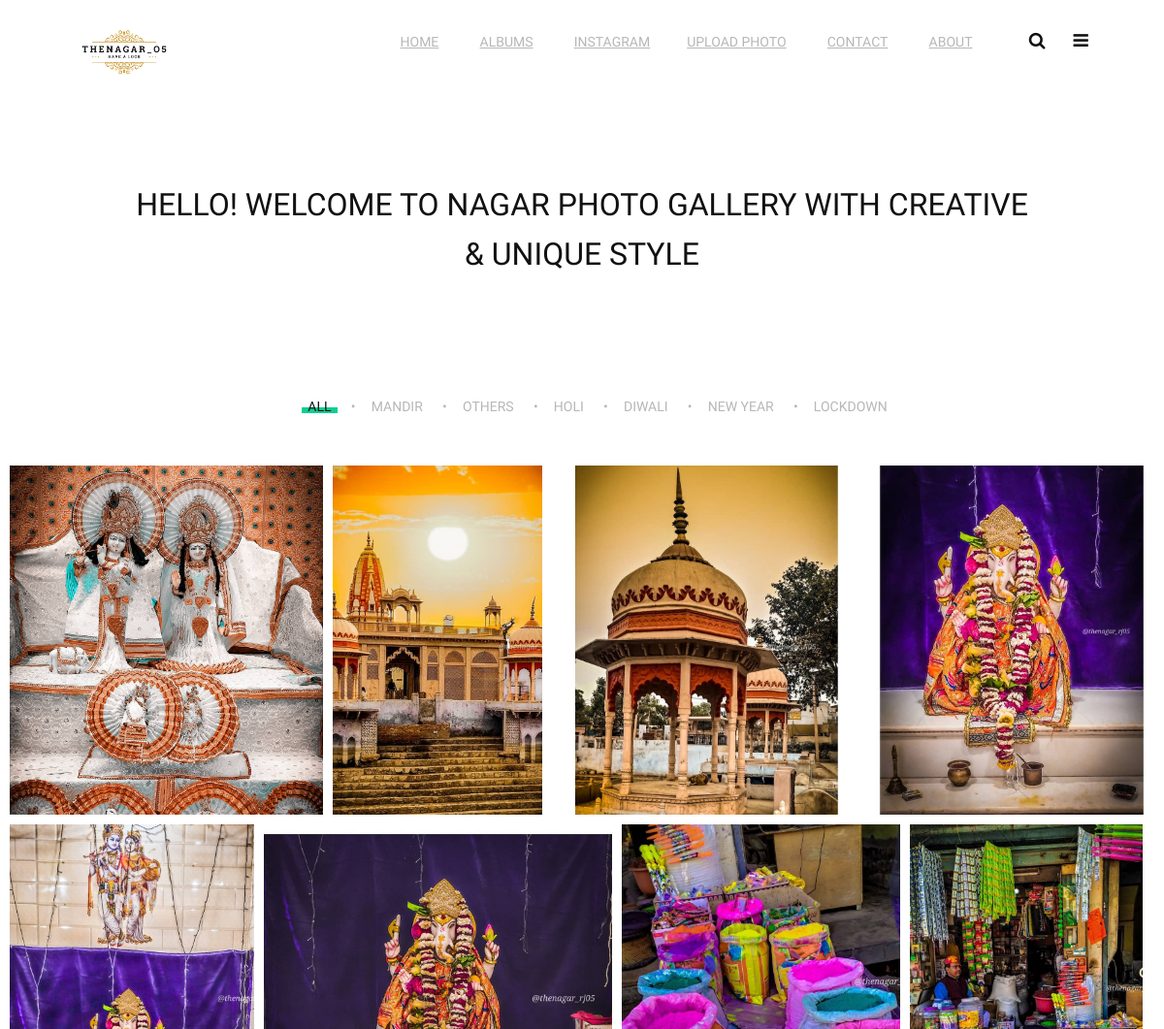
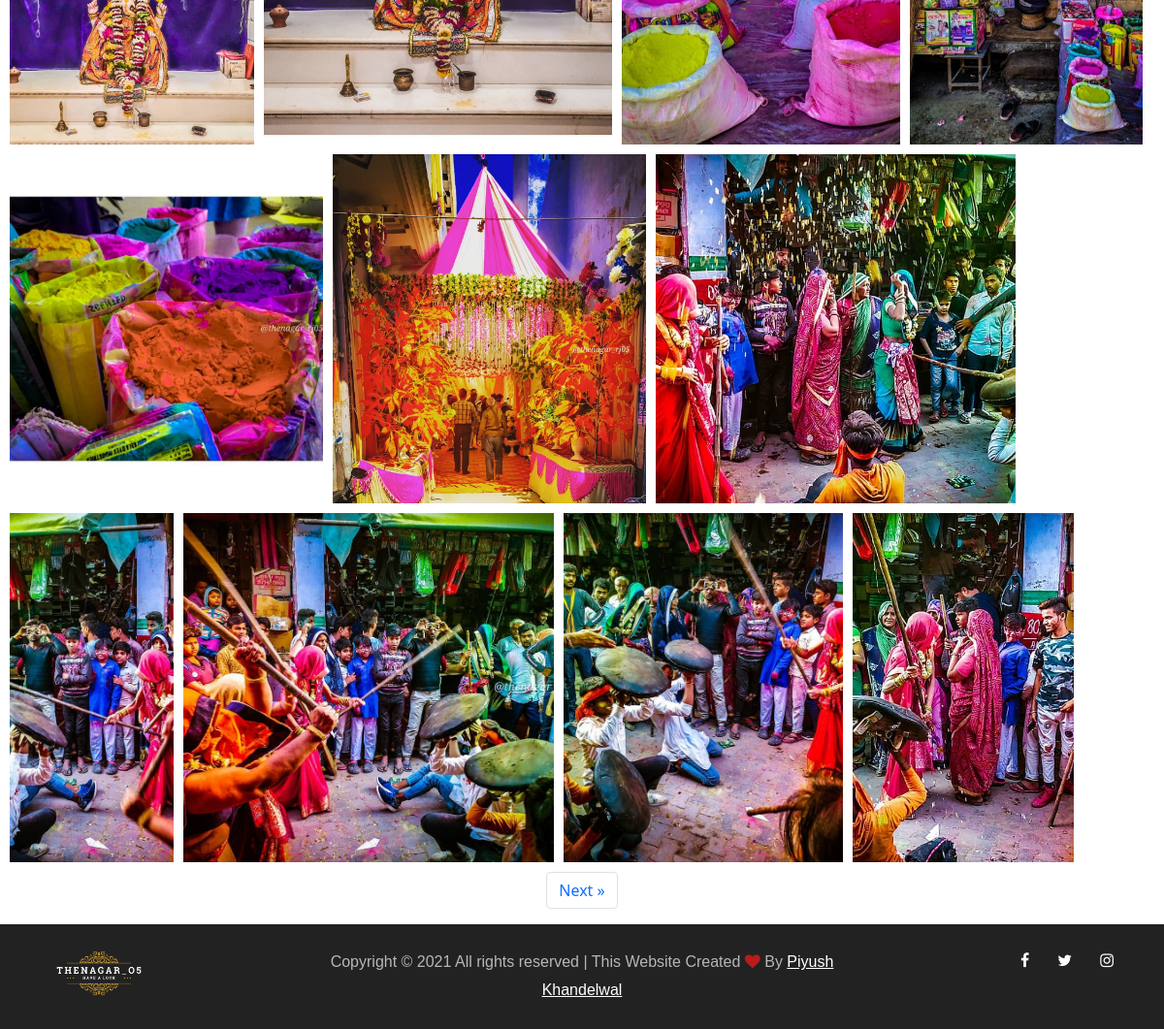
The page / on the database its author committed (2 pictures, top to bottom).
### GALLERY/models.py (models this page shows, shortened)
class Album(models.Model):
    user = models.ForeignKey(User, on_delete=models.CASCADE)
    name = models.CharField(max_length=150)
    thumbnail = models.ImageField(upload_to="thumbnail")
    url_slug = models.SlugField()
    tags = TaggableManager()
    time = models.TimeField(auto_now_add=True)
    def __str__(self):
        return self.name

class Photo(models.Model):
    name = models.CharField(max_length=50)
    user = models.ForeignKey(User, on_delete=models.CASCADE)
    image = models.FileField(upload_to="uploads")
    album = models.ForeignKey("Album", on_delete=models.CASCADE)
    category = models.ForeignKey("Category", on_delete=models.CASCADE)
    caption = models.CharField(max_length=250)
    time = models.TimeField(auto_now_add=True)
    def admin_photo(self):
        return mark_safe('<img src="{}" width="100" />'.format(self.image.url))
    admin_photo.short_description = 'Image'
    admin_photo.allow_tags = True

### GALLERY/views.py (the view)
# urls.py: path('', home, name = 'home'),
def home(request):
    ip = get_ip(request)
    photos = Photo.objects.all()
    albums = Album.objects.all()
    if request.user.is_authenticated:
        Log(ip = ip, action = "Visite Home Page", login = request.user).save()
    else:
        Log(ip = ip, action = "Visite Home Page", login = "Not Login").save()
    all_photos = Paginator(photos, 15)
    page = request.GET.get('page')
    try:
        photo = all_photos.page(page)
    except PageNotAnInteger:
        photo = all_photos.page(1)
    except EmptyPage:
        photo = all_photos.pagea(all_photos.page(all_photos.num_pages))
    return render(request, 'index.html', {'photos': photo, 'albums': albums, 'all_p': all_photos})

### GALLERY/models.py (called while the page is built)
    def __str__(self):
        return self.name

### GALLERY/views.py (called while the page is built)
def get_ip(request):
    x_forwarded_for = request.META.get('HTTP_X_FORWARDED_FOR')
    if x_forwarded_for:
        ip = x_forwarded_for.split(',')[0]
    else:
        ip = request.META.get('REMOTE_ADDR')
    return ip

### templates/index.html (shortened to what this page needs)
{% extends "base.html" %}
{% block content %}
  <section class="hero">
    <div class="container">
      <div class="row">
        <div class="col-lg-10 m-auto">
          <h2>Hello! Welcome to Nagar Photo Gallery With Creative & Unique Style</h2>
        </div>
      </div>
    </div>
  </section>
  <section class="gallery__section">
    <div class="filter-controls">
      <ul>
        <li class="active" data-filter="*">ALL</li>
        {% for album in albums %}
          <li data-filter=".{{album}}">{{album}}</li>
        {% endfor %}
      </ul>
    </div>
    <div class="gallery__warp">
      {% for photo in photos %}
        <div class="mix grid__item grid--{{forloop.counter}} {{photo.album}}">
          <a class="gallery_img set-bg" onclick="divhide()" href="/media/{{photo.image}}" data-setbg="/media/{{photo.image}}">
            <div class="gellery__text">
            </div>
          </a>
        </div>
      {% endfor %}
     </div>
  </section>
  <nav aria-label="Page navigation">
    <ul class="pagination justify-content-center">
      {% if photos.has_next %}
        <li class="page-item">
          <a class="page-link" href="?page={{photos.next_page_number}}" aria-label="Next">
            <span class="sr-only">Next</span>
            <span aria-hidden="true">&raquo;</span>
          </a>
        </li>
      {% endif %}
    </ul>
  </nav>
  {% endblock content %}

### static/css/A.style.css.pagespeed.cf.TyKZI_ytCJ.css (style rules this page uses)
html,body { height:100%;font-family:"Raleway",sans-serif;-webkit-font-smoothing:antialiased }
h2,h3,h4,h5,h6 { margin:0;color:#111;font-family:"Aldrich",sans-serif }
h2 { font-size:36px;line-height:1.4 }
ul { padding:0;margin:0 }
@media (min-width:1200px) { .container { max-width:1200px } }
.set-bg { background-repeat:no-repeat;background-size:cover;background-position:top center }
.hero { padding:80px 0 }
.hero h2 { font-weight:400;text-align:center;text-transform:uppercase;line-height:1.6 }
.gallery__section { padding:0 5px;overflow:hidden }
.filter-controls { text-align:center;padding-top:30px;margin-bottom:40px }
.filter-controls ul { list-style:none }
.filter-controls ul li { display:inline-block;font-size:14px;padding:0 6px;margin-right:15px;margin-left:10px;margin-bottom:10px;text-transform:uppercase;position:relative;color:#b7b7b7;cursor:pointer;font-family:"Aldrich",sans-serif }
.filter-controls ul li:after { position:absolute;content:"•";font-family:"Aldrich",sans-serif;font-size:14px;color:#b7b7b7;right:-19px }
.filter-controls ul li:before { position:absolute;content:"";width:0;height:6px;left:0;bottom:4px;background:#0ece91;z-index:-1;-webkit-transition:.3s;-moz-transition:.3s;-o-transition:.3s;transition:.3s }
.filter-controls ul li:hover,.filter-controls ul li.active { color:#111 }
.filter-controls ul li:hover:before,.filter-controls ul li.active:before { width:100% }
.filter-controls ul li:first-child { margin-left:0 }
.filter-controls ul li:last-child { margin-right:0 }
.filter-controls ul li:last-child:after { display:none }
.gallery__warp { overflow:hidden }
.grid__item { display:block;width:25%;padding:0 5px;float:left }
.grid__item.grid--1 { width:28% }
.grid__item.grid--2 { width:19% }
.grid__item.grid--3 { width:27% }
.grid__item.grid--4 { width:26% }
.grid__item.grid--5 { width:22% }
.grid__item.grid--6 { width:31% }
.grid__item.grid--8 { width:21% }
.grid__item.grid--9 { width:28% }
.grid__item.grid--10 { width:28% }
.grid__item.grid--11 { width:32% }
.grid__item.grid--12 { width:15% }
.grid__item.grid--13 { width:33% }
.grid__item.grid--15 { width:20% }
.gallery_img { height:360px;margin-bottom:10px;position:relative;display:block }
.gallery_img:after { position:absolute;content:"";width:100%;height:100%;left:0;bottom:0;background:#000;opacity:0;filter: alpha(opacity=0);-webkit-transition:.3s;-moz-transition:.3s;-o-transition:.3s;transition:.3s }
.gellery__text { position:absolute;width:100%;left:0;bottom:20px;padding:0 30px;z-index:3 }

### rows shown on the page
Album: name "MANDIR"
Album: name "OTHERS"
Album: name "HOLI"
Album: name "DIWALI"
Album: name "NEW YEAR"
Album: name "LOCKDOWN"
Photo: shows a picture
Photo: shows a picture
Photo: shows a picture
Photo: shows a picture
Photo: shows a picture
Photo: shows a picture
Photo: shows a picture
Photo: shows a picture
Photo: shows a picture
Photo: shows a picture
Photo: shows a picture
Photo: shows a picture
Photo: shows a picture
Photo: shows a picture
Photo: shows a picture
